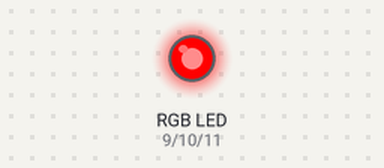
Simulated run of this sketch. Board: Arduino Uno, built with avr-gcc and run on an emulated ATmega328P. On the bench: an RGB LED mixed from three pins (HIGH = lit).

Above: at 0.2 s.
At 0.7 s:
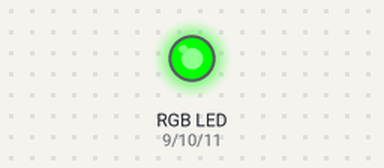
At 2.7 s:
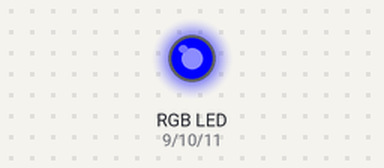
Timing chart, 0 to 3.5 s (numbered marks = the images above):
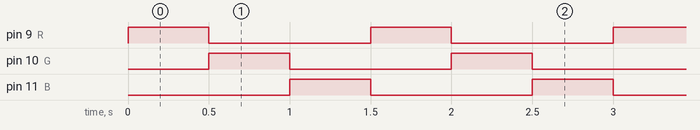

The sketch:

rgb1.ino
```cpp
int R=9;
int G=10;
int B=11;

void setup() {

pinMode(R,OUTPUT);
pinMode(G,OUTPUT);
pinMode(B,OUTPUT);
}

void loop() {
//Kırmızı renk elde etmek için...
analogWrite(R,255);
analogWrite(G,0);
analogWrite(B,0);
delay(500);

//Yeşil renk elde etmek için...
analogWrite(R,0);
analogWrite(G,255);
analogWrite(B,0);
delay(500);

//Mavi renk elde etmek için...
analogWrite(R,0);
analogWrite(G,0);
analogWrite(B,255);
delay(500);
}
```

Measured:
- by itself, pin 9 (R), pin 10 (G), pin 11 (B): alternates HIGH for 0.50 s and LOW for 1.0 s
- by itself, everything shown: repeats every 1.5 s, in 3 steps
